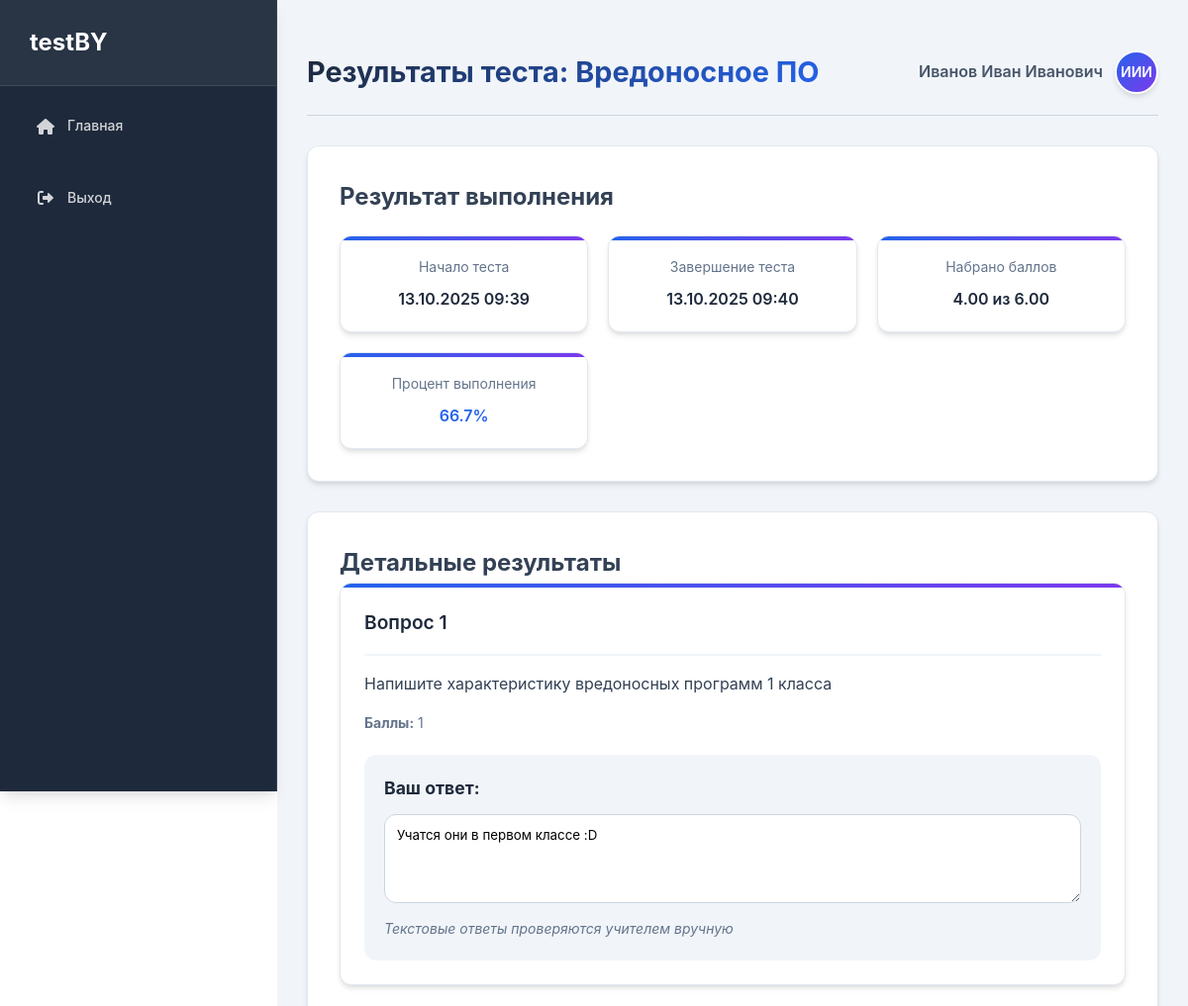
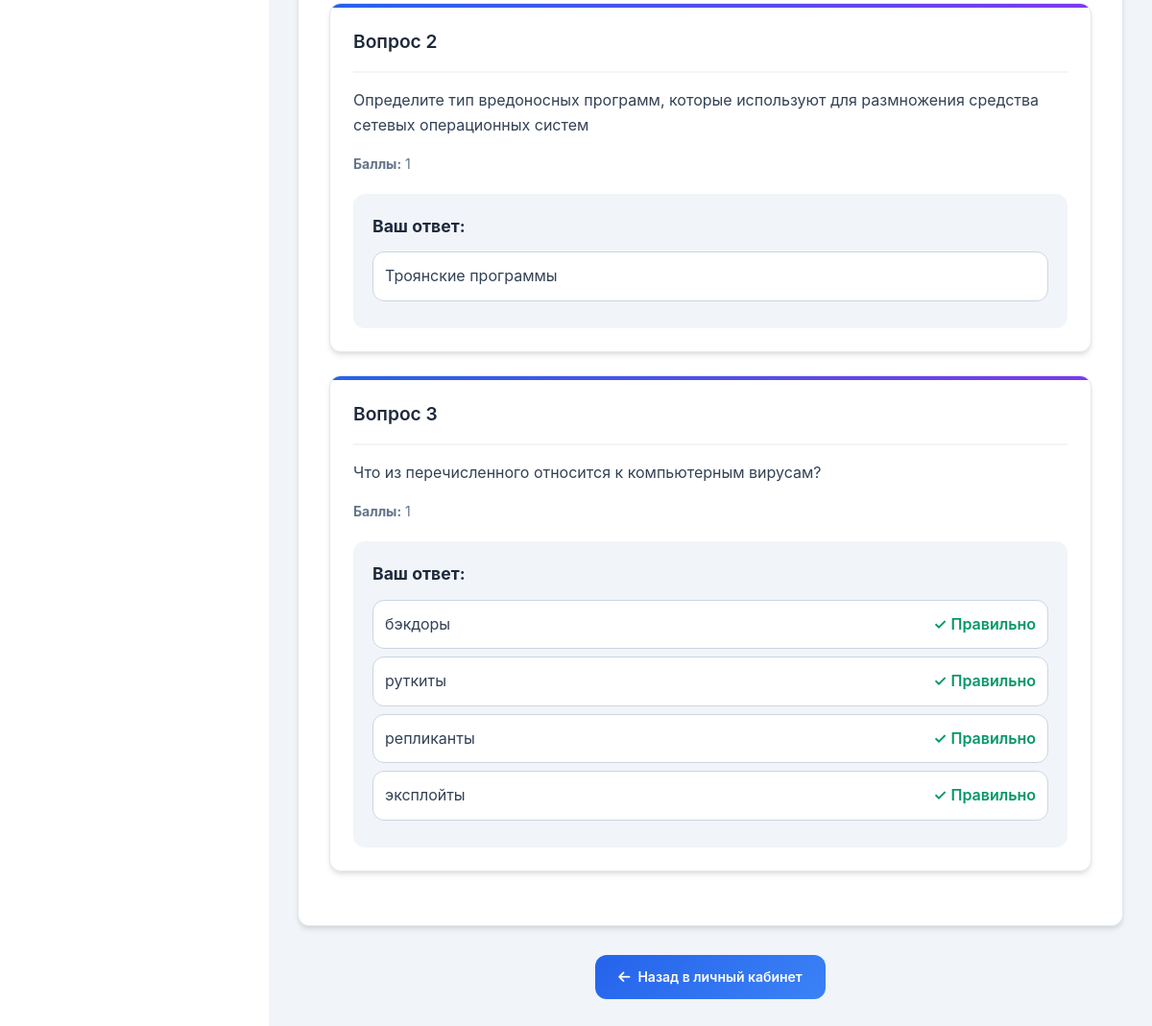
Page /testBY/student/test_results.php?attempt_id=49 (signed in) on the committed database (2 pictures, top to bottom).
### tables this page shows
CREATE TABLE `test_attempts` (
  `id` int NOT NULL,
  `test_id` int NOT NULL,
  `student_id` int NOT NULL,
  `started_at` timestamp NULL DEFAULT CURRENT_TIMESTAMP,
  `finished_at` timestamp NULL DEFAULT NULL,
  `score` decimal(8,2) DEFAULT '0.00',
  `max_score` decimal(8,2) DEFAULT '0.00',
  `ip_address` varchar(45) DEFAULT NULL,
  `user_agent` text,
  `security_log` text,
  `violation_count` int DEFAULT '0'
);

CREATE TABLE `tests` (
  `id` int NOT NULL,
  `title` varchar(255) NOT NULL,
  `description` text,
  `teacher_id` int NOT NULL,
  `test_code` varchar(10) NOT NULL,
  `time_limit` int DEFAULT '0',
  `shuffle_questions` tinyint(1) DEFAULT '0',
  `shuffle_answers` tinyint(1) DEFAULT '0',
  `show_results` tinyint(1) DEFAULT '1',
  `security_settings` json DEFAULT NULL,
  `created_at` timestamp NULL DEFAULT CURRENT_TIMESTAMP,
  `updated_at` timestamp NULL DEFAULT CURRENT_TIMESTAMP ON UPDATE CURRENT_TIMESTAMP
);

CREATE TABLE `users` (
  `id` int NOT NULL,
  `username` varchar(50) NOT NULL,
  `password` varchar(255) NOT NULL,
  `email` varchar(100) NOT NULL,
  `role` enum('teacher','student') NOT NULL,
  `full_name` varchar(100) NOT NULL,
  `created_at` timestamp NULL DEFAULT CURRENT_TIMESTAMP
);

CREATE TABLE `student_answers` (
  `id` int NOT NULL,
  `attempt_id` int NOT NULL,
  `question_id` int NOT NULL,
  `answer_id` int DEFAULT NULL,
  `answer_text` text,
  `is_correct` tinyint(1) DEFAULT '0',
  `manual_score` decimal(5,2) DEFAULT NULL,
  `answered_at` timestamp NULL DEFAULT CURRENT_TIMESTAMP
);

CREATE TABLE `questions` (
  `id` int NOT NULL,
  `test_id` int NOT NULL,
  `question_text` text NOT NULL,
  `question_type` enum('single','multiple','text') DEFAULT 'single',
  `points` int DEFAULT '1',
  `image_url` varchar(255) DEFAULT NULL
);

CREATE TABLE `answers` (
  `id` int NOT NULL,
  `question_id` int NOT NULL,
  `answer_text` text NOT NULL,
  `is_correct` tinyint(1) DEFAULT '0'
);

### testBY/student/test_results.php (the view, shortened to what this page needs)
<?php
$username = 'root';
$password = '';
try {
    $pdo = new PDO("mysql:host=127.0.0.1;port=3306;dbname=testby;charset=utf8mb4", $username, $password);
    $pdo->setAttribute(PDO::ATTR_ERRMODE, PDO::ERRMODE_EXCEPTION);
} catch (PDOException $e) {
    die("Ошибка подключения: " . $e->getMessage());
}
$user_id = $_SESSION['user_id'];
$stmt = $pdo->prepare("SELECT id, username, email, full_name, role FROM users WHERE id = ?");
$stmt->execute([$user_id]);
$user = $stmt->fetch(PDO::FETCH_ASSOC);
function getInitials($full_name) {
    $words = explode(' ', $full_name);
    $initials = '';
    foreach ($words as $word) {
        $initials .= mb_substr($word, 0, 1, 'UTF-8');
    }
    return mb_strtoupper($initials, 'UTF-8');
}
$attempt_id = $_GET['attempt_id'];
$stmt = $pdo->prepare("
    SELECT ta.*, t.title, t.show_results
    FROM test_attempts ta
    JOIN tests t ON ta.test_id = t.id
    WHERE ta.id = ? AND ta.student_id = ?
");
$stmt->execute([$attempt_id, $user_id]);
$attempt = $stmt->fetch(PDO::FETCH_ASSOC);
$stmt = $pdo->prepare("
    SELECT
        sa.*,
        q.question_text,
        q.question_type,
        q.points,
        a.answer_text,
        a.is_correct as answer_is_correct,
        COALESCE(sa.answer_text, '') as student_answer_text
    FROM student_answers sa
    JOIN questions q ON sa.question_id = q.id
    LEFT JOIN answers a ON sa.answer_id = a.id
    WHERE sa.attempt_id = ?
    ORDER BY sa.question_id
");
$stmt->execute([$attempt_id]);
$student_answers = $stmt->fetchAll(PDO::FETCH_ASSOC);
$answers_by_question = [];
foreach ($student_answers as $answer) {
    $question_id = $answer['question_id'];
    if (!isset($answers_by_question[$question_id])) {
        $answers_by_question[$question_id] = [
            'question_text' => $answer['question_text'],
            'question_type' => $answer['question_type'],
            'points' => $answer['points'],
            'answers' => []
        ];
    }
    $answers_by_question[$question_id]['answers'][] = $answer;
}
?>
<!DOCTYPE html>
<html lang="ru">
<head>
    <link rel="stylesheet" href="../assets/css/style.css">
    <link rel="stylesheet" href="https://cdnjs.cloudflare.com/ajax/libs/font-awesome/6.0.0-beta3/css/all.min.css">
</head>
<body>
    <div class="platform-container">
        <div class="sidebar">
            <div class="logo">testBY</div>
            <nav class="nav-menu">
                <a href="dashboard.php"><i class="fas fa-home"></i> Главная</a>
                <a href="../logout.php"><i class="fas fa-sign-out-alt"></i> Выход</a>
            </nav>
        </div>
        <div class="main-content">
            <div class="header-top">
                <h1>Результаты теста: <?php echo htmlspecialchars($attempt['title']); ?></h1>
                <div class="user-info">
                    <span><?php echo htmlspecialchars($user['full_name']); ?></span>
                    <div class="avatar"><?php echo getInitials($user['full_name']); ?></div>
                </div>
            </div>
            <div class="content-card">
                <div class="attempt-summary">
                    <h2>Результат выполнения</h2>
                    <div class="summary-grid" style="display: grid; grid-template-columns: repeat(auto-fit, minmax(250px, 1fr)); gap: 20px; margin-top: 20px;">
                        <div class="card" style="text-align: center; padding: 20px;">
                            <div style="font-size: 14px; color: var(--text-light); margin-bottom: 8px;">Начало теста</div>
                            <div style="font-size: 16px; font-weight: 600; color: var(--dark);">
                                <?php echo date('d.m.Y H:i', strtotime($attempt['started_at'])); ?>
                            </div>
                        </div>
                        <div class="card" style="text-align: center; padding: 20px;">
                            <div style="font-size: 14px; color: var(--text-light); margin-bottom: 8px;">Завершение теста</div>
                            <div style="font-size: 16px; font-weight: 600; color: var(--dark);">
                                <?php echo date('d.m.Y H:i', strtotime($attempt['finished_at'])); ?>
                            </div>
                        </div>
                        <div class="card" style="text-align: center; padding: 20px;">
                            <div style="font-size: 14px; color: var(--text-light); margin-bottom: 8px;">Набрано баллов</div>
                            <div style="font-size: 16px; font-weight: 600; color: var(--dark);">
                                <?php echo $attempt['score']; ?> из <?php echo $attempt['max_score']; ?>
                            </div>
                        </div>
                        <div class="card" style="text-align: center; padding: 20px;">
                            <div style="font-size: 14px; color: var(--text-light); margin-bottom: 8px;">Процент выполнения</div>
                            <div style="font-size: 16px; font-weight: 600; color: var(--primary);">
                                <?php echo round(($attempt['score'] / $attempt['max_score']) * 100, 1); ?>%
                            </div>
                        </div>
                    </div>
                </div>
            </div>
            <?php if ($attempt['show_results']): ?>
                <div class="content-card">
                    <h2>Детальные результаты</h2>
                    <?php foreach ($answers_by_question as $question_id => $question_data): ?>
                        <div class="card" style="margin-bottom: 24px; padding: 24px;">
                            <h3 style="color: var(--dark); margin-bottom: 16px; font-size: 1.2em; font-weight: 600;">
                                Вопрос <?php echo array_search($question_id, array_keys($answers_by_question)) + 1; ?>
                            </h3>
                            <p style="color: var(--text); margin-bottom: 16px; line-height: 1.6;">
                                <?php echo nl2br(htmlspecialchars($question_data['question_text'])); ?>
                            </p>
                            <p style="color: var(--text-light); font-size: 14px; margin-bottom: 20px;">
                                <strong>Баллы:</strong> <?php echo $question_data['points']; ?>
                            </p>
                            <div class="answer-review" style="background: var(--light); padding: 20px; border-radius: var(--border-radius);">
                                <h4 style="color: var(--dark); margin-bottom: 12px; font-size: 1.1em;">Ваш ответ:</h4>
                                <?php if ($question_data['question_type'] === 'text'): ?>
                                    <?php $text_answer = $question_data['answers'][0]['student_answer_text'] ?? ''; ?>
                                    <textarea readonly rows="4" style="width: 100%; padding: 12px; border: 1px solid var(--light-gray); border-radius: var(--border-radius); background: var(--white); font-family: inherit; resize: vertical;"><?php echo htmlspecialchars($text_answer); ?></textarea>
                                    <p style="color: var(--text-light); font-size: 14px; margin-top: 8px; font-style: italic;">
                                        Текстовые ответы проверяются учителем вручную
                                    </p>
                                <?php else: ?>
                                    <ul style="list-style: none; padding: 0; margin: 0;">
                                        <?php foreach ($question_data['answers'] as $answer): ?>
                                            <li style="padding: 12px; margin-bottom: 8px; background: var(--white); border-radius: var(--border-radius); border: 1px solid var(--light-gray); display: flex; align-items: center; justify-content: space-between;">
                                                <span style="flex: 1;">
                                                    <?php echo htmlspecialchars($answer['answer_text']); ?>
                                                </span>
                                                <span style="margin-left: 12px;">
                                                    <?php if ($answer['is_correct'] && $answer['answer_is_correct']): ?>
                                                        <span style="color: var(--success); font-weight: 600;">✓ Правильно</span>
                                                    <?php elseif ($answer['is_correct'] && !$answer['answer_is_correct']): ?>
                                                        <span style="color: var(--danger); font-weight: 600;">✗ Неправильно</span>
                                                    <?php elseif (!$answer['is_correct'] && $answer['answer_is_correct']): ?>
                                                        <span style="color: var(--warning); font-weight: 600;">ⓘ Правильный ответ, но не выбран</span>
                                                    <?php endif; ?>
                                                </span>
                                            </li>
                                        <?php endforeach; ?>
                                    </ul>
                                <?php endif; ?>
                            </div>
                        </div>
                    <?php endforeach; ?>
                </div>
            <?php endif; ?>
            <div style="text-align: center; margin-top: 30px;">
                <a href="dashboard.php" class="btn btn-primary">
                    <i class="fas fa-arrow-left"></i> Назад в личный кабинет
                </a>
            </div>
        </div>
    </div>
</body>
</html>

### testBY/assets/css/style.css (style rules this page uses)
:root { --primary: #2563eb; --primary-dark: #1d4ed8; --primary-light: #3b82f6; --secondary: #059669; --secondary-dark: #047857; --accent: #7c3aed; --danger: #dc2626; --warning: #d97706; --success: #059669; --dark: #1e293b; --dark-gray: #475569; --gray: #64748b; --light-gray: #cbd5e1; --light: #f1f5f9; --white: #ffffff; --text: #334155; --text-light: #64748b; --sidebar-bg: #1e293b; --card-bg: #ffffff; --hover-bg: #f8fafc; --shadow: 0 4px 6px -1px rgba(0, 0, 0, 0.1), 0 2px 4px -1px rgba(0, 0, 0, 0.06); --shadow-lg: 0 10px 15px -3px rgba(0, 0, 0, 0.1), 0 4px 6px -2px rgba(0, 0, 0, 0.05); --border-radius: 12px; --border: 1px solid #e2e8f0; }
* { margin: 0; padding: 0; box-sizing: border-box; }
body { font-family: 'Inter', 'Segoe UI', system-ui, -apple-system, sans-serif; line-height: 1.6; color: var(--text); background: linear-gradient(135deg, #f8fafc 0%, #e2e8f0 100%); min-height: 100vh; }
.platform-container { display: flex; width: 100%; min-height: 100vh; background: var(--white); }
.sidebar { width: 280px; background: var(--sidebar-bg); padding: 0; display: flex; flex-direction: column; position: fixed; height: 100vh; z-index: 1000; box-shadow: var(--shadow-lg); border-right: 1px solid rgba(255, 255, 255, 0.1); }
.logo { font-size: 1.5em; font-weight: 700; color: var(--white); padding: 24px 30px; background: rgba(255, 255, 255, 0.05); margin-bottom: 10px; border-bottom: 1px solid rgba(255, 255, 255, 0.1); }
.nav-menu { display: flex; flex-direction: column; padding: 0 15px; flex: 1; }
.nav-menu a { display: flex; align-items: center; padding: 14px 20px; margin: 4px 0; color: rgba(255, 255, 255, 0.8); text-decoration: none; font-weight: 500; transition: all 0.3s ease; border-radius: var(--border-radius); font-size: 14px; }
.nav-menu a i { margin-right: 12px; width: 20px; text-align: center; font-size: 16px; }
.main-content { flex: 1; padding: 30px; background: var(--light); margin-left: 280px; min-height: 100vh; }
.header-top { display: flex; justify-content: space-between; align-items: center; margin-bottom: 30px; padding: 20px 0; border-bottom: 1px solid var(--light-gray); }
.header-top h1 { color: var(--dark); font-size: 1.8em; font-weight: 700; background: linear-gradient(135deg, var(--dark), var(--primary)); -webkit-background-clip: text; -webkit-text-fill-color: transparent; }
.user-info { display: flex; align-items: center; gap: 12px; }
.user-info span { font-weight: 600; color: var(--dark-gray); }
.avatar { width: 44px; height: 44px; background: linear-gradient(135deg, var(--primary), var(--accent)); border-radius: 50%; color: white; display: flex; justify-content: center; align-items: center; font-size: 14px; font-weight: 600; box-shadow: var(--shadow); border: 2px solid var(--white); }
.card { background: var(--card-bg); padding: 28px; border-radius: var(--border-radius); box-shadow: var(--shadow); border: var(--border); transition: all 0.3s ease; position: relative; overflow: hidden; }
.card::before { content: ''; position: absolute; top: 0; left: 0; right: 0; height: 4px; background: linear-gradient(90deg, var(--primary), var(--accent)); }
.card h3 { color: var(--dark); margin-bottom: 20px; font-size: 1.3em; font-weight: 600; padding-bottom: 12px; border-bottom: 2px solid var(--light); }
.btn { display: inline-flex; align-items: center; gap: 8px; padding: 12px 24px; border: none; border-radius: var(--border-radius); cursor: pointer; font-weight: 600; text-decoration: none; text-align: center; transition: all 0.3s ease; font-size: 14px; font-family: inherit; position: relative; overflow: hidden; }
.btn::before { content: ''; position: absolute; top: 0; left: -100%; width: 100%; height: 100%; background: linear-gradient(90deg, transparent, rgba(255,255,255,0.2), transparent); transition: left 0.5s; }
.btn-primary { background: linear-gradient(135deg, var(--primary), var(--primary-light)); color: var(--white); }
.content-card { background: var(--white); padding: 32px; border-radius: var(--border-radius); box-shadow: var(--shadow); margin-bottom: 30px; border: var(--border); }
.content-card h3 { color: var(--dark); margin-bottom: 24px; font-size: 1.4em; font-weight: 600; padding-bottom: 16px; border-bottom: 2px solid var(--light); }
nav { display: flex; gap: 12px; }
nav a { color: var(--primary); text-decoration: none; padding: 10px 18px; border-radius: var(--border-radius); transition: all 0.3s ease; font-weight: 500; border: 1px solid transparent; }

### rows in the picture
test_attempts: test.title "Вредоносное ПО", started_at "13.10.2025 09:39", finished_at "13.10.2025 09:40", score "4.00", max_score "6.00", ($attempt['score'] / $attempt['max_score']) * 100 "66.7"
users: full_name "Иванов Иван Иванович", full_name "ИИИ"
student_answers: answers_by_question "1", question.question_text "Напишите характеристику вредоносных программ 1 класса", question.points "1", value "Учатся они в первом классе :D"
student_answers: answers_by_question "2", question.question_text "Определите тип вредоносных программ, которые используют для размножения средства сетевых операционных систем", question.points "1", answer.answer_text "Троянские программы"
student_answers: question "3", answer.answer_text "эксплойты", is_correct "✓ Правильно"
student_answers: answer.answer_text "бэкдоры", is_correct "✓ Правильно"
student_answers: answer.answer_text "руткиты", is_correct "✓ Правильно"
student_answers: answer.answer_text "репликанты", is_correct "✓ Правильно"

### other values in the picture
$question_data['question_text'] "Что из перечисленного относится к компьютерным вирусам?"
$question_data['points'] "1"
